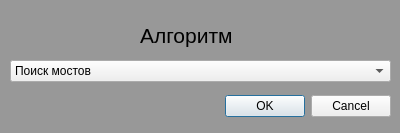
<?xml version="1.0" encoding="UTF-8"?>
<ui version="4.0">
 <class>ChooseAlgorithmDialog</class>
 <widget class="QDialog" name="ChooseAlgorithmDialog">
  <property name="geometry">
   <rect>
    <x>0</x>
    <y>0</y>
    <width>400</width>
    <height>133</height>
   </rect>
  </property>
  <property name="windowTitle">
   <string>Dialog</string>
  </property>
  <property name="styleSheet">
   <string notr="true">#ChooseAlgorithmDialog {
background-color: rgb(152, 152, 152)
}</string>
  </property>
  <widget class="QDialogButtonBox" name="buttonBox">
   <property name="geometry">
    <rect>
     <x>10</x>
     <y>90</y>
     <width>381</width>
     <height>32</height>
    </rect>
   </property>
   <property name="orientation">
    <enum>Qt::Horizontal</enum>
   </property>
   <property name="standardButtons">
    <set>QDialogButtonBox::Cancel|QDialogButtonBox::Ok</set>
   </property>
  </widget>
  <widget class="QLabel" name="label">
   <property name="geometry">
    <rect>
     <x>140</x>
     <y>20</y>
     <width>101</width>
     <height>31</height>
    </rect>
   </property>
   <property name="font">
    <font>
     <pointsize>16</pointsize>
    </font>
   </property>
   <property name="text">
    <string>Алгоритм</string>
   </property>
  </widget>
  <widget class="QComboBox" name="algorithmBox">
   <property name="geometry">
    <rect>
     <x>10</x>
     <y>60</y>
     <width>381</width>
     <height>22</height>
    </rect>
   </property>
   <item>
    <property name="text">
     <string>Поиск мостов</string>
    </property>
   </item>
   <item>
    <property name="text">
     <string>Максимальный поток</string>
    </property>
   </item>
   <item>
    <property name="text">
     <string>Алгоритм Дейкстры</string>
    </property>
   </item>
   <item>
    <property name="text">
     <string>Минимальное остовное дерево</string>
    </property>
   </item>
   <item>
    <property name="text">
     <string>Наименьший общий предок</string>
    </property>
   </item>
  </widget>
 </widget>
 <resources/>
 <connections>
  <connection>
   <sender>buttonBox</sender>
   <signal>accepted()</signal>
   <receiver>ChooseAlgorithmDialog</receiver>
   <slot>accept()</slot>
   <hints>
    <hint type="sourcelabel">
     <x>248</x>
     <y>254</y>
    </hint>
    <hint type="destinationlabel">
     <x>157</x>
     <y>274</y>
    </hint>
   </hints>
  </connection>
  <connection>
   <sender>buttonBox</sender>
   <signal>rejected()</signal>
   <receiver>ChooseAlgorithmDialog</receiver>
   <slot>reject()</slot>
   <hints>
    <hint type="sourcelabel">
     <x>316</x>
     <y>260</y>
    </hint>
    <hint type="destinationlabel">
     <x>286</x>
     <y>274</y>
    </hint>
   </hints>
  </connection>
 </connections>
</ui>
